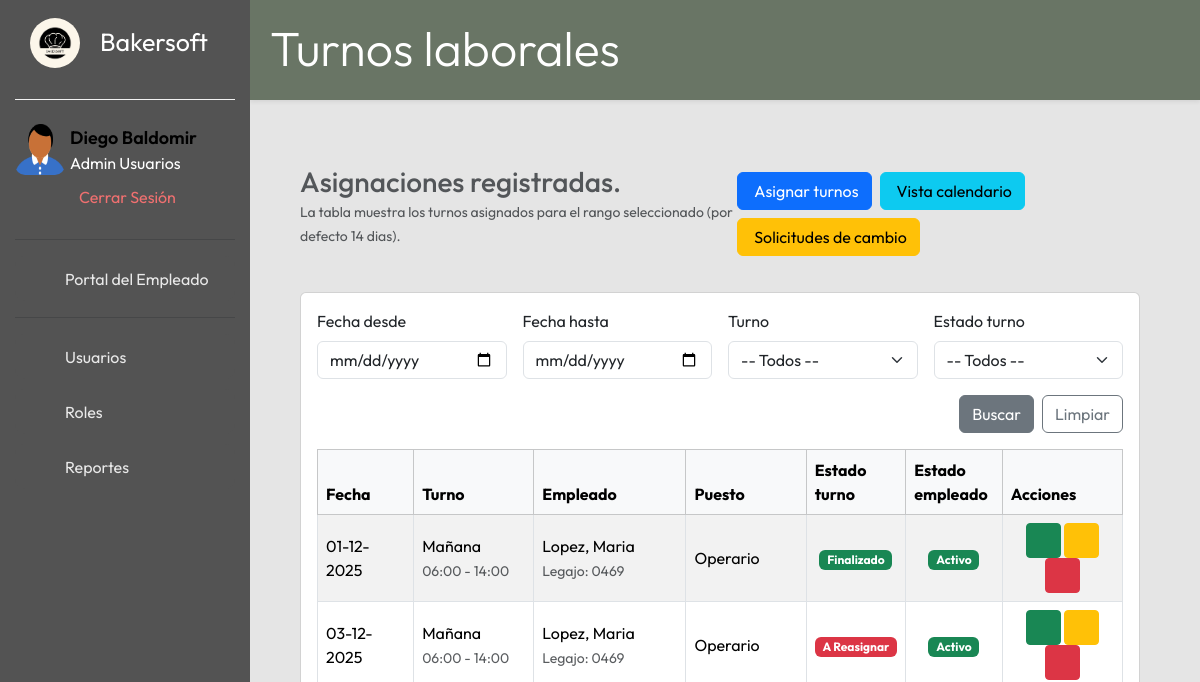
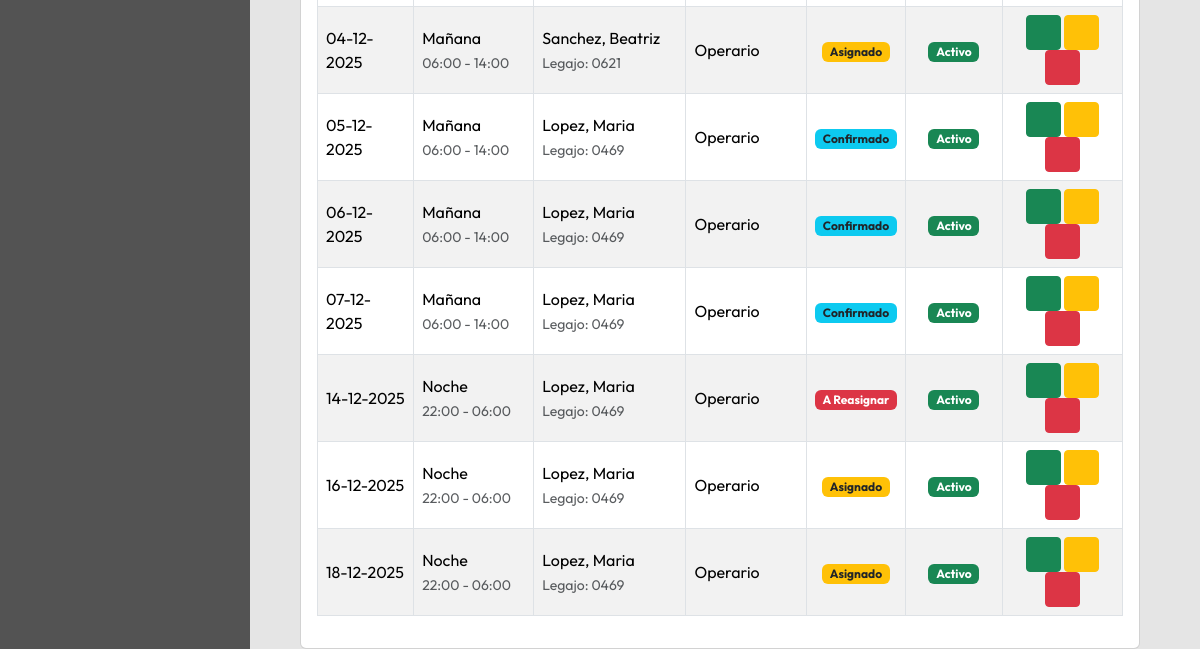
/turnos/vista/index.php (signed in), run on an earlier commit of the app's database (2 pictures, top to bottom).
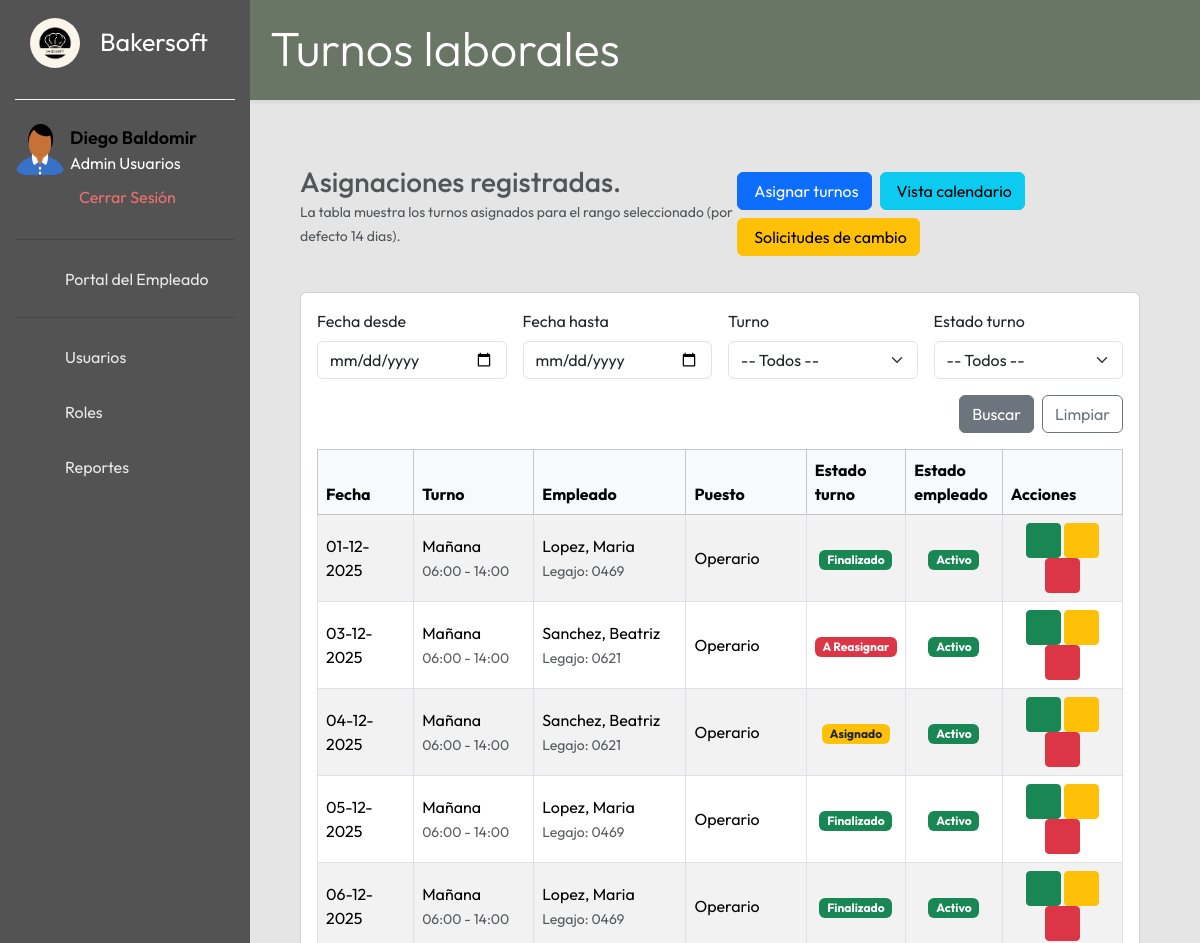
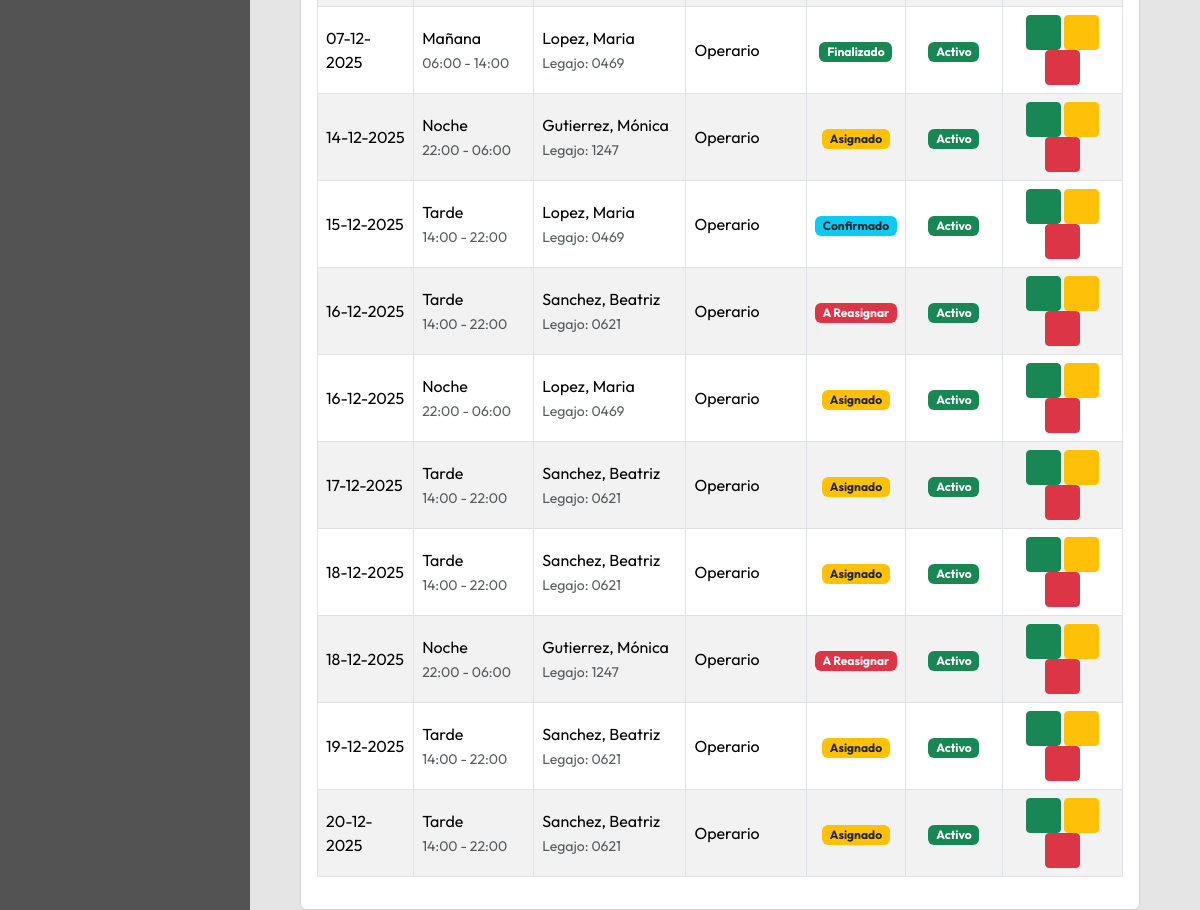
And on a later commit of the database (2 pictures, top to bottom).
### tables this page shows
CREATE TABLE IF NOT EXISTS `asignacionturnos` (
  `idAsignacion` int NOT NULL AUTO_INCREMENT,
  `idEmpleado` int NOT NULL,
  `idTurno` int NOT NULL,
  `fecha` date NOT NULL,
  `estado` enum('Asignado','Confirmado','Finalizado','Cancelado') NOT NULL DEFAULT 'Asignado',
  `fechaAlta` datetime NOT NULL DEFAULT CURRENT_TIMESTAMP,
  `usuarioAlta` int DEFAULT NULL,
  PRIMARY KEY (`idAsignacion`),
  UNIQUE KEY `uniq_empleado_turno_fecha` (`idEmpleado`,`idTurno`,`fecha`),
  KEY `idx_fecha_turno` (`fecha`,`idTurno`)
);

CREATE TABLE IF NOT EXISTS `turnoslaborales` (
  `idTurno` int NOT NULL AUTO_INCREMENT,
  `nombre` varchar(50) NOT NULL,
  `horaDesde` time NOT NULL,
  `horaHasta` time NOT NULL,
  `descripcion` varchar(255) DEFAULT NULL,
  `estado` enum('Activo','Inactivo') NOT NULL DEFAULT 'Activo',
  PRIMARY KEY (`idTurno`)
);

CREATE TABLE IF NOT EXISTS `empleados` (
  `id_empleado` int NOT NULL AUTO_INCREMENT,
  `nombre` varchar(100) NOT NULL,
  `apellido` varchar(100) NOT NULL,
  `sexo` enum('Masculino','Femenino','Otro','Prefiero no decir') DEFAULT NULL,
  `id_estado_civil` int DEFAULT NULL,
  `fecha_nac` date DEFAULT NULL,
  `dni` varchar(15) NOT NULL,
  `cuil` varchar(11) DEFAULT NULL,
  `legajo` varchar(20) DEFAULT NULL,
  `email` varchar(100) DEFAULT NULL,
  `telefono` varchar(20) DEFAULT NULL,
  `direccion` varchar(150) DEFAULT NULL,
  `provincia` int NOT NULL,
  `localidad` int NOT NULL,
  `fecha_ingreso` date NOT NULL,
  `id_puesto` int DEFAULT NULL,
  `estado` enum('Activo','Inactivo') NOT NULL DEFAULT 'Activo',
  `eliminado` tinyint(1) NOT NULL DEFAULT '0',
  `fecha_baja` datetime DEFAULT NULL,
  `usuario_id` int DEFAULT NULL,
  PRIMARY KEY (`id_empleado`),
  UNIQUE KEY `dni` (`dni`),
  UNIQUE KEY `uq_empleado_usuario` (`usuario_id`),
  UNIQUE KEY `uq_empleados_cuil` (`cuil`),
  UNIQUE KEY `uq_empleados_legajo` (`legajo`),
  UNIQUE KEY `uq_empleados_usuario` (`usuario_id`),
  KEY `idx_emp_nombre_apellido` (`apellido`,`nombre`),
  KEY `idx_empleados_prov` (`provincia`),
  KEY `idx_empleados_loc` (`localidad`),
  KEY `idx_empleados_eliminado` (`eliminado`),
  KEY `idx_empleados_fecha_baja` (`fecha_baja`),
  KEY `idx_empleados_puesto` (`id_puesto`),
  KEY `idx_empleados_id_estado_civil` (`id_estado_civil`)
);

CREATE TABLE IF NOT EXISTS `puesto` (
  `idPuesto` int NOT NULL AUTO_INCREMENT,
  `descrPuesto` varchar(50) NOT NULL,
  PRIMARY KEY (`idPuesto`)
);

### config/bd.php (called while the page is built)
<?php
class bd {
    private $host;
    private $dbname;
    private $user;
    private $password;
    function __construct(){
        $this->host = "localhost";
        $this->dbname = "bakersoft";
        $this->user = "root";
        $this->password = "";
    }
    public function conexion(){
    try{
        $PDO = new PDO("mysql:host=".$this->host.";dbname=".$this->dbname,$this->user,$this->password);
        return $PDO;
    }catch(PDOexception $ex){
        return $ex->getMessage();
    }
    }
}
?>

### turnos/controlador/controladorTurnos.php (called while the page is built, shortened)
<?php
class controladorTurnos
{
    private $modelo;
    public function __construct()
    {
        require_once __DIR__ . ("/../modelo/modeloTurnos.php");
        $this->modelo = new modeloTurnos();
    }
    public function listarAsignaciones($fechaDesde = null, $fechaHasta = null, $idTurno = null, $estado = null)
    {
        if (!in_array($estado, ['Asignado', 'Confirmado', 'Finalizado', 'Cancelado', ''], true)) {
            $estado = null;
        }
        return $this->modelo->obtenerAsignacionesDetalle($fechaDesde, $fechaHasta, $idTurno, $estado);
    }
}

### turnos/modelo/modeloTurnos.php (called while the page is built, shortened)
<?php
class modeloTurnos
{
    private $PDO;
    public function __construct()
    {
        require_once __DIR__ . ("/../../config/bd.php");
        $con = new bd();
        $this->PDO = $con->conexion();
    }
    public function obtenerAsignacionesDetalle($fechaDesde = null, $fechaHasta = null, $idTurno = null, $estado = null)
    {
        $sql = "
            SELECT
                a.idAsignacion,
                a.fecha,
                a.idTurno,
                a.estado          AS estadoAsignacion,
                t.nombre          AS nombreTurno,
                t.horaDesde,
                t.horaHasta,
                e.id_empleado,
                e.legajo,
                e.nombre,
                e.apellido,
                p.descrPuesto,
                e.estado          AS estadoEmpleado
            FROM asignacionturnos a
            JOIN turnoslaborales t ON t.idTurno      = a.idTurno
            JOIN empleados      e ON e.id_empleado   = a.idEmpleado
            LEFT JOIN puesto    p ON p.idPuesto      = e.id_puesto
            WHERE 1 = 1
        ";
        $params = [];
        $sql .= "
            ORDER BY
                a.fecha ASC,
                t.horaDesde ASC,
                e.apellido ASC,
                e.nombre ASC
        ";
        $stmt = $this->PDO->prepare($sql);
        $stmt->execute($params);
        return $stmt->fetchAll(PDO::FETCH_ASSOC);
    }
}

### turnos/vista/index.php (the view, shortened to what the rows shown need)
<?php
include_once("../../includes/head_app.php");
require_once("../controlador/controladorTurnos.php");
$ctrl = new controladorTurnos();
$fechaDesde = $_GET['fechaDesde'] ?? '';
$fechaHasta = $_GET['fechaHasta'] ?? '';
$idTurno    = $_GET['idTurno']    ?? '';
$estado     = $_GET['estado']     ?? '';
$asignaciones = $ctrl->listarAsignaciones(
  $fechaDesde ?: null,
  $fechaHasta ?: null,
  $idTurno    ?: null,
  $estado     ?: null
);
?>
<div class="titulo-contenido shadow-sm">
  <h1 class="display-5">Turnos laborales</h1>
</div>
<div class="contenido-principal">
  <div class="contenido">
    <div class="card">
      <div class="card-body">
        <div class="table-responsive tabla-empleados mt-3">
          <table class="table table-striped table-bordered align-middle">
            <thead class="table-light">
              <tr>
                <th style="width: 12%;">Fecha</th>
                <th style="width: 15%;">Turno</th>
                <th style="width: 19%;">Empleado</th>
                <th style="width: 15%;">Puesto</th>
                <th style="width: 12%;">Estado turno</th>
                <th style="width: 12%;">Estado empleado</th>
                <th style="width: 15%;">Acciones</th>
              </tr>
            </thead>
            <tbody>
              <?php if (empty($asignaciones)): ?>
                <tr>
                  <td colspan="7" class="text-center text-muted">
                    No se encontraron asignaciones con los filtros seleccionados.
                  </td>
                </tr>
              <?php else: ?>
                <?php foreach ($asignaciones as $row): ?>
                  <tr>
                    <td><?php echo date("d-m-Y", strtotime($row['fecha'])); ?></td>
                    <td>
                      <?php echo htmlspecialchars($row['nombreTurno']); ?><br>
                      <small class="text-muted">
                        <?php echo substr($row['horaDesde'], 0, 5) . " - " . substr($row['horaHasta'], 0, 5); ?>
                      </small>
                    </td>
                    <td>
                      <?php echo htmlspecialchars($row['apellido'] . ', ' . $row['nombre']); ?><br>
                      <small class="text-muted">Legajo: <?php echo htmlspecialchars($row['legajo']); ?></small>
                    </td>
                    <td><?php echo htmlspecialchars($row['descrPuesto']); ?></td>
                    <td class="text-center">
                      <?php if ($row['estadoAsignacion'] === 'Asignado'): ?>
                        <span class="badge bg-warning text-dark">Asignado</span>
                      <?php elseif ($row['estadoAsignacion'] === 'Confirmado'): ?>
                        <span class="badge bg-info text-dark">Confirmado</span>
                      <?php elseif ($row['estadoAsignacion'] === 'Finalizado'): ?>
                        <span class="badge bg-success">Finalizado</span>
                      <?php elseif ($row['estadoAsignacion'] === 'Cancelado'): ?>
                        <span class="badge bg-danger">A Reasignar</span>
                      <?php else: ?>
                        <span class="badge bg-secondary">N/A</span>
                      <?php endif; ?>
                    </td>
                    <td class="text-center">
                      <?php if ($row['estadoEmpleado'] === 'Activo'): ?>
                        <span class="badge bg-success">Activo</span>
                      <?php else: ?>
                        <span class="badge bg-secondary"><?php echo htmlspecialchars($row['estadoEmpleado']); ?></span>
                      <?php endif; ?>
                    </td>
                    <td class="text-center">
                      <button type="button"
                        class="btn btn-sm btn-success btn-ver"
                        title="Ver Turno"
                        data-id="<?php echo $row['idAsignacion']; ?>">
                      </button>
                      <button type="button"
                        class="btn btn-sm btn-warning btn-reasignar"
                        title="Reasignar"
                        data-id="<?php echo $row['idAsignacion']; ?>">
                      </button>
                      <button type="button"
                        class="btn btn-sm btn-danger btn-eliminar"
                        title="Eliminar"
                        data-id="<?php echo $row['idAsignacion']; ?>">
                      </button>
                    </td>
                  </tr>
                <?php endforeach; ?>
              <?php endif; ?>
            </tbody>
          </table>
        </div>
      </div>
    </div>
  </div>
</div>

What changed in the data, as far as the page shows it:
changed asignacionturnos (number 2 of 15 on the later page): idEmpleado.nombre "Lopez, Maria" → "Sanchez, Beatriz"; idEmpleado.legajo "0469" → "0621"
changed asignacionturnos (number 4 of 15 on the later page): estado "Confirmado" → "Finalizado"
changed asignacionturnos (number 5 of 15 on the later page): estado "Confirmado" → "Finalizado"
changed asignacionturnos (number 6 of 15 on the later page): estado "Confirmado" → "Finalizado"
changed asignacionturnos (number 7 of 15 on the later page): idEmpleado.nombre "Lopez, Maria" → "Gutierrez, Mónica"; idEmpleado.legajo "0469" → "1247"; estado "A Reasignar" → "Asignado"
added asignacionturnos: fecha "15-12-2025", idTurno.nombre "Tarde", idTurno.horaDesde "14:00", idTurno.horaHasta "22:00", idEmpleado.nombre "Lopez, Maria", idEmpleado.legajo "0469", puesto.descrPuesto "Operario", estado "Confirmado"
added asignacionturnos: fecha "16-12-2025", idTurno.nombre "Tarde", idTurno.horaDesde "14:00", idTurno.horaHasta "22:00", idEmpleado.nombre "Sanchez, Beatriz", idEmpleado.legajo "0621", puesto.descrPuesto "Operario", estado "A Reasignar"
added asignacionturnos: fecha "17-12-2025", idTurno.nombre "Tarde", idTurno.horaDesde "14:00", idTurno.horaHasta "22:00", idEmpleado.nombre "Sanchez, Beatriz", idEmpleado.legajo "0621", puesto.descrPuesto "Operario", estado "Asignado"
added asignacionturnos: fecha "18-12-2025", idTurno.nombre "Tarde", idTurno.horaDesde "14:00", idTurno.horaHasta "22:00", idEmpleado.nombre "Sanchez, Beatriz", idEmpleado.legajo "0621", puesto.descrPuesto "Operario", estado "Asignado"
changed asignacionturnos (number 13 of 15 on the later page): idEmpleado.nombre "Lopez, Maria" → "Gutierrez, Mónica"; idEmpleado.legajo "0469" → "1247"; estado "Asignado" → "A Reasignar"
added asignacionturnos: fecha "19-12-2025", idTurno.nombre "Tarde", idTurno.horaDesde "14:00", idTurno.horaHasta "22:00", idEmpleado.nombre "Sanchez, Beatriz", idEmpleado.legajo "0621", puesto.descrPuesto "Operario", estado "Asignado"
added asignacionturnos: fecha "20-12-2025", idTurno.nombre "Tarde", idTurno.horaDesde "14:00", idTurno.horaHasta "22:00", idEmpleado.nombre "Sanchez, Beatriz", idEmpleado.legajo "0621", puesto.descrPuesto "Operario", estado "Asignado"
